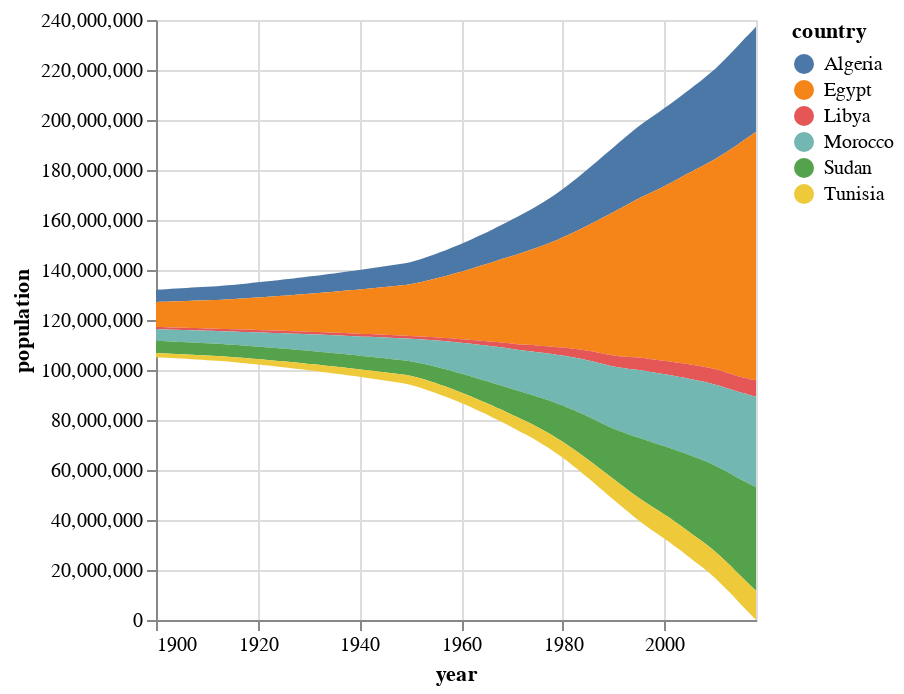

Write notebook code for a chart like this one.
### Markdown cell above
By default, stacking is performed relative to a zero baseline. However, other `stack` options are available:

* `center` - to stack relative to a baseline in the center of the chart, creating a *streamgraph* visualization, and
* `normalize` - to normalize the summed data at each stacking point to 100%, enabling percentage comparisons.

Below we adapt the chart by setting the `y` encoding `stack` attribute to `normalize`. What happens if you instead set it `center`?

### Code cell
northern_africa_stacked_area.encode(
    alt.Y('population:Q', stack='center')
)

### Figure 1 — Vega-Lite specification as saved in the notebook (floating-point values rounded to 4 significant figures; data arrays with more than 128 entries replaced by an {"elided": "..."} marker saying what was removed)
{"config": {"view": {"continuousWidth": 300, "continuousHeight": 300}}, "data": {"name": "data-3d6750a758e9294a3d23f1472129efdb"}, "mark": {"type": "area"}, "encoding": {"color": {"field": "country", "type": "nominal"}, "x": {"field": "year", "type": "temporal"}, "y": {"field": "population", "stack": "center", "type": "quantitative"}}, "$schema": "https://vega.github.io/schema/vega-lite/v5.20.1.json", "datasets": {"data-3d6750a758e9294a3d23f1472129efdb": {"elided": "714 records"}}}
